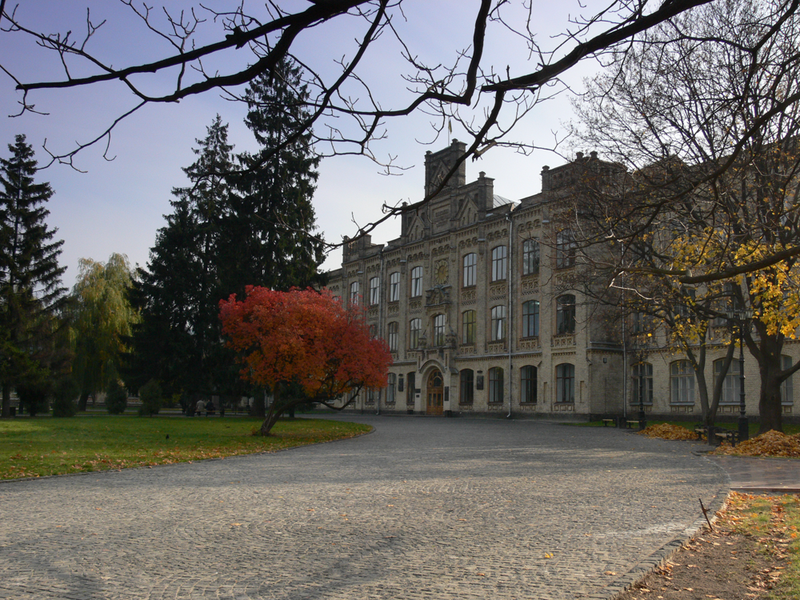
#> input picture data/kpi/01.png, 800 x 600 px
$ jupyter execute --allow-errors visualization.ipynb
#> lines starting #> are read from the running program, lines starting #| are printed output that depends on the picture
[cell 1]
# default_exp visualization

# Visualization

> API details.

[cell 2]
#hide
from nbdev.showdoc import *

[cell 3]
#export
import numpy as np
import matplotlib.pyplot as plt
from mpl_toolkits.axes_grid1 import ImageGrid
import cv2
from typing import List
def visualize_grid(img_fnames:List[str], figsize=(16,16)):
#> called with figsize = (5, 5)
    num_imgs = len(img_fnames)
    cols = int(np.sqrt(num_imgs))
    if num_imgs % cols == 0:
        rows = (num_imgs // cols)
    else:
        rows = (num_imgs // cols) +1
    fig = plt.figure(1, figsize)
    grid = ImageGrid(fig, 111,
                     nrows_ncols=(rows, cols),
                     axes_pad=0)
    for i in range(num_imgs):
        grid[i].imshow(cv2.cvtColor(cv2.imread(img_fnames[i]), cv2.COLOR_BGR2RGB))
        grid[i].axis('off')
    return

[cell 4]
img_fnames = 4*['data/kpi/01.png']
visualize_grid(img_fnames, figsize=(5,5))
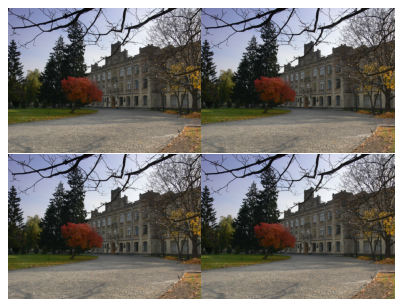
#> figure drawn by matplotlib, 4 panels

[cell 5]
#export
from copy import deepcopy
def decolorize(img):
    return  cv2.cvtColor(cv2.cvtColor(img,cv2.COLOR_RGB2GRAY), cv2.COLOR_GRAY2RGB)
def draw_matches_cv2(kps1, kps2, img1, img2, figsize=(12,8), mask = None):
#> called with img1 = 'data/kpi/01.png', img2 = 'data/kpi/01.png', figsize = (12, 8)
    if type(img1) is str:
        img1 = cv2.cvtColor(cv2.imread(img1), cv2.COLOR_BGR2RGB)
    if type(img2) is str:
        img2 = cv2.cvtColor(cv2.imread(img2), cv2.COLOR_BGR2RGB)
    h,w,ch = img1.shape
#> h = 600; w = 800; ch = 3
    pts = np.float32([ [0,0],[0,h-1],[w-1,h-1],[w-1,0] ]).reshape(-1,1,2)
#> pts = [[0, 0], [0, 599], [799, 599], [799, 0]]
    if mask is None:
        mask = [True for i in range(len(kps1))]
    # Blue is estimated, green is ground truth homography
    draw_params = dict( matchColor = (0,255,0), # draw matches in yellow color
                   singlePointColor = (0,255,0),
                   matchesMask = mask, # draw only inliers
                   flags = cv2.DRAW_MATCHES_FLAGS_DRAW_RICH_KEYPOINTS)
    img_out = cv2.drawMatches(img1,kps1,img2,kps2,
                              [cv2.DMatch(i,i, 0) for i in range(len(kps1))],None,**draw_params)
    plt.figure(figsize=figsize)
    plt.imshow(img_out)
    return

Let's try the visualization

[cell 6]
det = cv2.ORB_create(100)
img1_fname = 'data/kpi/01.png'
kps1, descs1 = det.detectAndCompute(cv2.imread(img1_fname,0), None)

#> (the rest of this cell did not finish here and is left out)

[cell 7]
#export
import matplotlib.pyplot as plt
def draw_matches(kp1, kp2, img1, img2,  color=None,  figsize=(12,8), mask = None, vert = False, R=1):
    """Draws lines between matching keypoints of two images.
    Keypoints not in a matching pair are not drawn.
    Places the images side by side in a new image and draws circles
    around each keypoint, with line segments connecting matching pairs.
    You can tweak the r, thickness, and figsize values as needed.
    Args:
        img1: An openCV image ndarray in a grayscale or color format.
        kp1: A list of cv2.KeyPoint objects for img1.
        img2: An openCV image ndarray of the same format and with the same
        element type as img1.
        kp2: A list of cv2.KeyPoint objects for img2.
        matches: A list of DMatch objects whose trainIdx attribute refers to
        img1 keypoints and whose queryIdx attribute refers to img2 keypoints.
        color: The color of the circles and connecting lines drawn on the images.
        A 3-tuple for color images, a scalar for grayscale images.  If None, these
        values are randomly generated.
    """
#> called with img1 = 'data/kpi/01.png', img2 = 'data/kpi/01.png', figsize = (12, 8), vert = True, R = 1
    if type(img1) is str:
        img1 = cv2.cvtColor(cv2.imread(img1), cv2.COLOR_BGR2RGB)
    if type(img2) is str:
        img2 = cv2.cvtColor(cv2.imread(img2), cv2.COLOR_BGR2RGB)
    # We're drawing them side by side.  Get dimensions accordingly.
    # Handle both color and grayscale images.
    if not vert:
        if len(img1.shape) == 3:
            new_shape = (max(img1.shape[0], img2.shape[0]), img1.shape[1]+img2.shape[1], img1.shape[2])
        elif len(img1.shape) == 2:
            new_shape = (max(img1.shape[0], img2.shape[0]), img1.shape[1]+img2.shape[1])
    else:
        if len(img1.shape) == 3:
            new_shape = (img1.shape[0]+ img2.shape[0], max(img1.shape[1],img2.shape[1]), img1.shape[2])
#> new_shape = (1200, 800, 3)
        elif len(img1.shape) == 2:
            new_shape = (img1.shape[0]+ img2.shape[0], max(img1.shape[1],img2.shape[1]))
    new_img = np.zeros(new_shape, type(img1.flat[0]))
    # Place images onto the new image.
    if not vert:
        new_img[0:img1.shape[0],0:img1.shape[1]] = img1
        new_img[0:img2.shape[0],img1.shape[1]:img1.shape[1]+img2.shape[1]] = img2
    else:
        new_img[0:img1.shape[0],0:img1.shape[1]] = img1
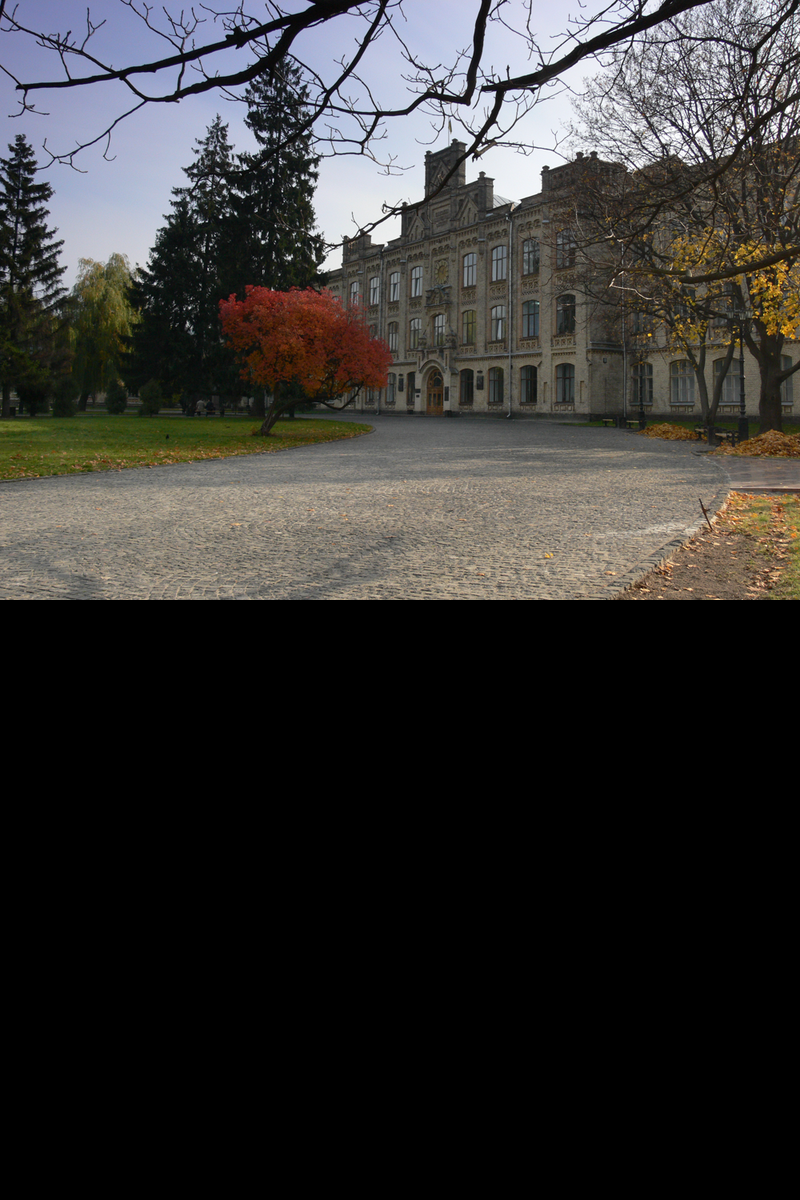
#> new_img: shape (1200, 800, 3); mean R, G, B 53.7, 52.3, 50.9
        new_img[img1.shape[0]:img1.shape[0]+img2.shape[0], 0:img2.shape[1]] = img2
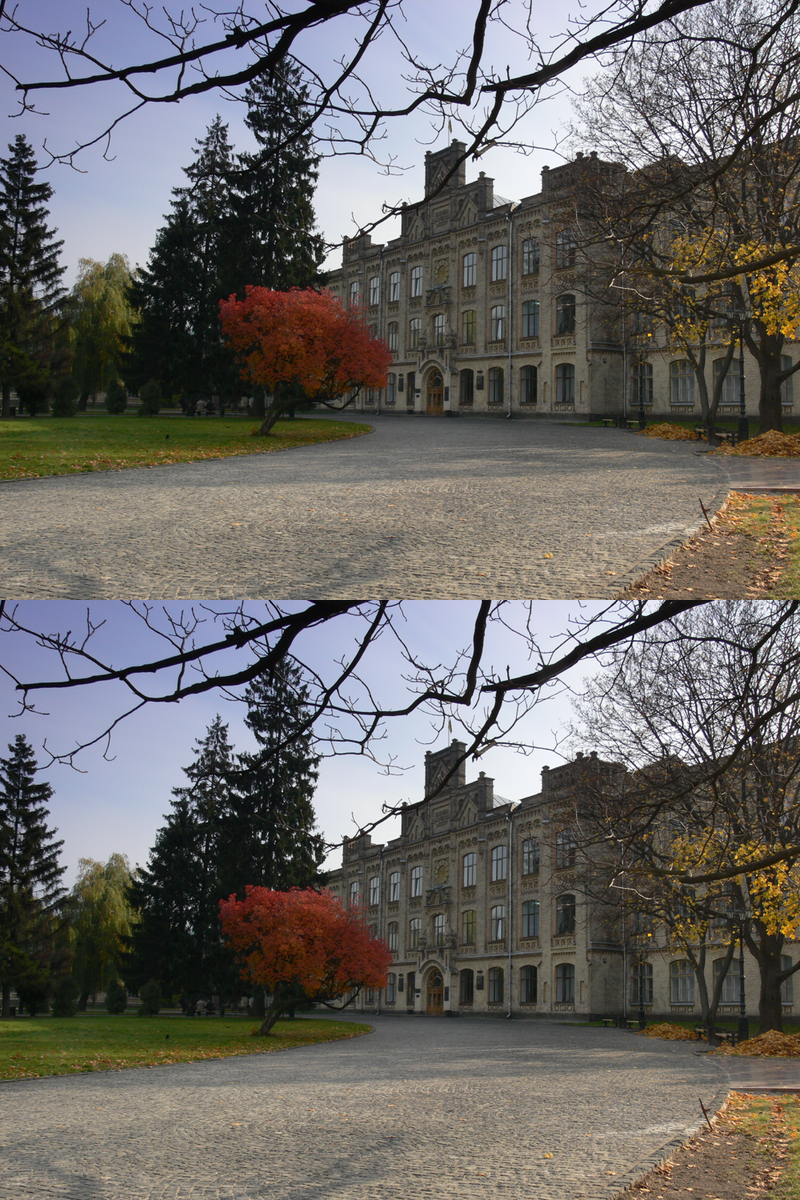
#> new_img: shape (1200, 800, 3); mean R, G, B 107.4, 104.6, 101.8
    # Draw lines between matches.  Make sure to offset kp coords in second image appropriately.
    r = 15
    thickness = 2
    if color is not None:
        c = color
    matches = [cv2.DMatch(i,i, 0) for i in range(len(kp1))]
    for m in matches:
        # Generate random color for RGB/BGR and grayscale images as needed.
        if color is None:
            c = np.random.randint(0,256,3).tolist() if len(img1.shape) == 3 else np.random.randint(0,256)
        else:
            c = color
        # So the keypoint locs are stored as a tuple of floats.  cv2.line(), like most other things,
        # wants locs as a tuple of ints.
        end1 = tuple(np.round(kp1[m.queryIdx].pt).astype(int))
        if not vert:
            end2 = tuple(np.round(kp2[m.trainIdx].pt).astype(int) + np.array([img1.shape[1], 0]))
        else:
            end2 = tuple(np.round(kp2[m.trainIdx].pt).astype(int) + np.array([0, img1.shape[0]]))

        cv2.line(new_img, end1, end2, c, thickness)
        cv2.circle(new_img, end1, R*int(kp1[m.queryIdx].size), c, thickness)
        cv2.circle(new_img, end2, R*int(kp2[m.trainIdx].size), c, thickness)
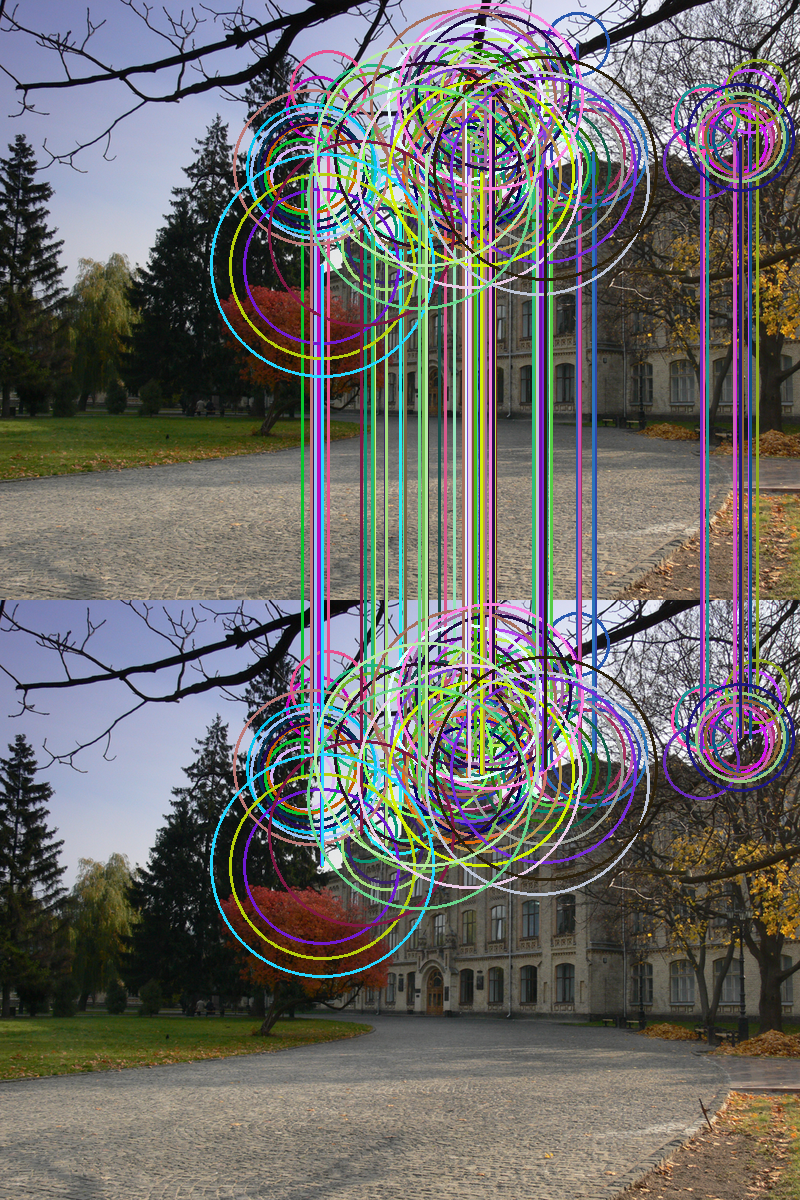
#> new_img: shape (1200, 800, 3); mean R, G, B 107, 105.6, 103.6

    plt.figure(figsize=figsize)
    plt.imshow(new_img)
    #plt.show()
    return

[cell 8]
det = cv2.ORB_create(100)
img1_fname = 'data/kpi/01.png'
kps1, descs1 = det.detectAndCompute(cv2.imread(img1_fname,0), None)

draw_matches(kps1, kps1, img1_fname,img1_fname, vert=True)

[cell 9]
#hide
from nbdev.export import notebook2script
notebook2script()
#> (this line was passed over: nbdev is not available in this run)
